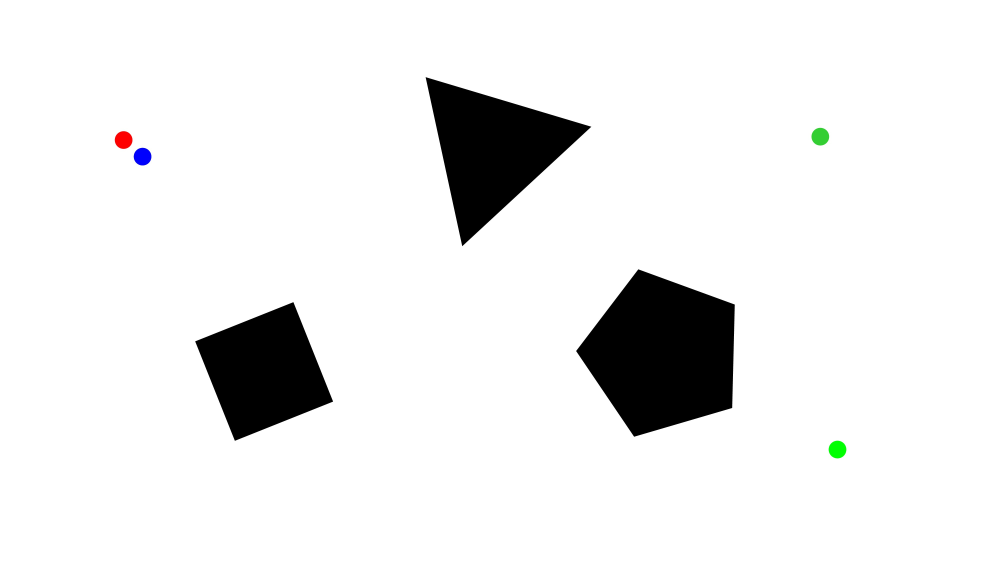
#> input picture image_project/Map.jpg, 4000 x 2250 px, given in place of the camera (shown at 1/4 size)
$ jupyter execute --allow-errors 'Projet BMR.ipynb'   (text cells are left out)
#> lines starting #> are read from the running program, lines starting #| are printed output that depends on the picture; after the words box and inside, x2 and y2 are one past the last pixel; in counts of white or black regions, pixels touching at a corner belong together
[cell 1]
import cv2
import numpy as np
import copy
import time              #127 frames in 18 sec : approximately 7 frames per second for vision
import os
import sys
import time
import serial
from matplotlib import animation
import numpy as np
from numpy.linalg import inv
from math import *
import numpy.ma as ma
from IPython.display import YouTubeVideo

# Adding the src folder in the current directory as it contains the script
# with the Thymio class
sys.path.insert(0, os.path.join(os.getcwd(), 'src'))
sys.path.insert(0, os.path.join(os.getcwd(), 'image_project'))

from Thymio import Thymio

#> (a cell that did not finish here is left out)

#> (a cell that did not finish here is left out)

[cell 4]
def vision():
    """ This function localizes every circle's centroid and every obstacle's corner """

    # Initialise the array that will contain several circle centroids to calculate the error between them.
    red_centroid_series = np.empty((0,2), float)
    green_centroid_series = np.empty((0,2), float)
    blue_centroid_series = np.empty((0,2), float)

    while(True):

        # Capture frame-by-frame
        ret, frame = cap.read()
#> frame is the input picture: shape (2250, 4000, 3); mean B, G, R 235.4, 235.4, 235.4

        ###########################################################################################
        # CORNERS DETECTION
        ###########################################################################################

        Map = frame.copy()

        # Harris Corner Detector
        gray = cv2.cvtColor(Map, cv2.COLOR_BGR2GRAY)
        gray = np.float32(gray)
        dst = cv2.cornerHarris(gray,5,3,0.04)
        ret, dst = cv2.threshold(dst,0.1*dst.max(),255,0)
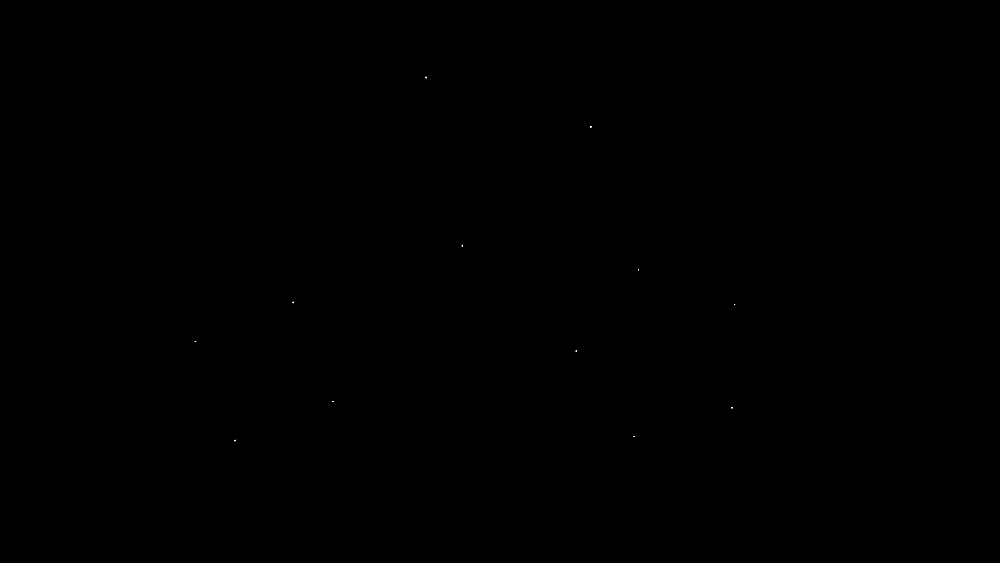
#> dst: shape (2250, 4000) float32 (shown at 1/4 size); 0% white; 12 white regions (9 under 20 px), largest, box (x1, y1, x2, y2) and area: (1701, 307, 1706, 313) 22, (2360, 505, 2366, 509) 20, (1847, 979, 1851, 986) 20
#> ret = 18904256
        dst = np.uint8(dst)
        ret, labels, stats, centroids = cv2.connectedComponentsWithStats(dst)
#> labels: shape (2250, 4000) int32; 13 distinct labels, from 0 to 12
#> ret = 13; stats = 13 rows, first 6: [0, 0, 4000, 2250, 8999796], [1701, 307, 5, 6, 22], [2360, 505, 6, 4, 20], [1847, 979, 4, 7, 20], [2552, 1076, 3, 5, 14], [1171, 1207, 4, 6, 19]; centroids = 13 rows, first 8: [1999.5, 1124.5], [1703.4, 309.5], [2362.7, 506.8], [1848.9, 982.5], [2553.1, 1077.9], [1172.5, 1209.4], [2937.7, 1218.1], [781.4, 1365.5]
        criteria = (cv2.TERM_CRITERIA_EPS + cv2.TERM_CRITERIA_MAX_ITER, 100, 0.001)
        corners  = cv2.cornerSubPix(gray,np.float32(centroids),(5,5),(-1,-1),criteria)
#> corners = 13 rows, first 8: [1999.5, 1124.5], [1702.1, 308.3], [2364.6, 506.5], [1848.6, 984.2], [2553, 1076.8], [1172.8, 1208.2], [2938.5, 1217.7], [780.2, 1365.3]

        # Here is a way to resolve a problem that happen when an image is mostly white and corners are very clear.
        # In this case, Harris Detector will wrongly take into account the image corners (0,0) (1280,0) (0,960) (1280,960).
        # So a wrong centroid (1280/2,960/2) will be added and has to be deleted.
        for c in range(len(corners)):
            if (corners[c,0] < 645) & (corners[c,0] > 635) & (corners[c,1] < 485) & (corners[c,1] > 475):
                corners = np.delete(corners,c,axis=0)
                break
#> this loop made 13 passes

        # Show all of the frame corners found and circle them.
        for c in corners:
            cv2.circle(Map,((int)(c[0]), (int)(c[1])),20,(0,0,255), 2)
#> this loop made 13 passes

        # We order the corners in the same configuration each time because we know how the map looks like.
        # In this manner, the global navigation will know which corner is which.
        ordered_corners = np.array([[0,0] for i in range(10)])

        # We have four different obstacles, so we will divide the corners in four different arrays.
        obst1 = np.empty((0,2), float)
        obst2 = np.empty((0,2), float)
        obst3 = np.empty((0,2), float)
        obst4 = np.empty((0,2), float)

        while(True):

            # We associate the corners to their obstacles by dividing the map in subspaces.
            for c in corners :
                if (c[0] >= 750) & (c[0] <= 1050) :
                    obst1 = np.append(obst1,  np.array([c]), axis=0)
                elif (c[0] <= 200) & (c[0] >= 0):
                    obst2 = np.append(obst2, np.array([c]), axis=0)
                elif (c[0] < 600) & (c[0] > 350) & (c[1] <= 960/2) & (c[1] >= 0):
                    obst3 = np.append(obst3, np.array([c]), axis=0)
                elif (c[0] < 600) & (c[0] > 350) & (c[1] > 960/2) & (c[1] <= 960):
                    obst4 = np.append(obst4, np.array([c]), axis=0)

            # Each obstacles should have four corners
            if (len(obst1) != 4) | (len(obst2) != 4) | (len(obst3) != 4) | (len(obst4) != 4):
                good_corners = False
                break

            # We then localize the corners of each obstacles by using the sum of the coordinates
            idx_max = np.argmax(np.sum(obst1, axis=1))
            idx_min = np.argmin(np.sum(obst1, axis=1))
            ordered_corners[8] = obst1[idx_max]
            ordered_corners[6] = obst1[idx_min]
            obst1 = np.delete(obst1,idx_max,axis=0)
            obst1 = np.delete(obst1,idx_min,axis=0)
            ordered_corners[9] = obst1[np.argmax(np.sum(obst1, axis=1))]
            ordered_corners[7] = obst1[np.argmin(np.sum(obst1, axis=1))]

            idx_max = np.argmax(np.sum(obst2, axis=1))
            idx_min = np.argmin(np.sum(obst2, axis=1))
            ordered_corners[1] = obst2[idx_max]
            obst2 = np.delete(obst2,idx_max,axis=0)
            obst2 = np.delete(obst2,idx_min,axis=0)
            ordered_corners[0] = obst2[np.argmin(np.sum(obst2, axis=1))]

            idx_max = np.argmax(np.sum(obst3, axis=1))
            idx_min = np.argmin(np.sum(obst3, axis=1))
            ordered_corners[3] = obst3[idx_max]
            obst3 = np.delete(obst3,idx_max,axis=0)
            obst3 = np.delete(obst3,idx_min,axis=0)
            ordered_corners[2] = obst3[np.argmax(np.sum(obst3, axis=1))]

            idx_max = np.argmax(np.sum(obst4, axis=1))
            idx_min = np.argmin(np.sum(obst4, axis=1))
            ordered_corners[4] = obst4[idx_min]
            obst4 = np.delete(obst4,idx_max,axis=0)
            obst4 = np.delete(obst4,idx_min,axis=0)
            ordered_corners[5] = obst4[np.argmin(np.sum(obst4, axis=1))]

            # Check if corners are well ordered. This loop will print the number of the corner directly on it.
            n = 0
            for c in ordered_corners:
                cv2.putText(Map, str(n), ((int)(c[0]), (int)(c[1])), cv2.FONT_HERSHEY_COMPLEX, 1, (0, 0, 255), 2, cv2.LINE_AA)
                n += 1

            good_corners = True
            break
#> after the loop, ordered_corners = [[0, 0], [0, 0], [0, 0], [0, 0], [0, 0], [0, 0], [0, 0], [0, 0], [0, 0], [0, 0]]


        #######################################################################################
        # COLORED CIRCLE DETECTION
        #######################################################################################

        # HSV is better to manage colors exposed to different luminosity for example
        hsv_frame  = cv2.cvtColor(frame, cv2.COLOR_BGR2HSV)
#> hsv_frame: shape (2250, 4000, 3); mean H, S, V 0.2, 0.4, 235.6

        # For each colored circle, we create a filter in the adequate range.
        # We then filter the frame and keep only the colors in the range.
        # We apply a median filter to reduce the noise and get uniform circles (whitout black holes in them)
        # Finally, we find the centroids by averaging the colored pixel in range.

        #GREEN
        low_green  = np.array([50, 60, 60])            # Range of green we want to filter
        high_green = np.array([70, 255, 255])
        green_mask = cv2.inRange(hsv_frame, low_green, high_green) # Mask only containing green in range
#> green_mask: shape (2250, 4000); 0.09% white; 2 white regions, box (x1, y1, x2, y2) and area: (3314, 1763, 3386, 1834) 4013, (3246, 511, 3317, 582) 3978
        median_g   = cv2.medianBlur(green_mask, 5)                 # Median filtered mask
#> median_g: shape (2250, 4000); 0.09% white; 2 white regions, box (x1, y1, x2, y2) and area: (3314, 1763, 3386, 1834) 4010, (3246, 511, 3317, 582) 3973
        green      = cv2.bitwise_and(frame, frame, mask=median_g)

        if median_g.any() == True:   # Check if we have at least one pixel in the green range we want
            green_coord    = cv2.findNonZero(median_g)                   #get all non zero values
#> green_coord = contour of 7983 points, box (x1, y1, x2, y2) (3246, 511, 3386, 1834), area 635
            green_centroid = np.mean(green_coord, axis = 0)
#> green_centroid = [[3315.3, 1174.9]]
            cv2.circle(Map,((int)(green_centroid[0][0]),(int)(green_centroid[0][1])),20,(255,0,0), 2)

        #RED
        low_red    = np.array([0, 75, 75])
        high_red   = np.array([10, 255, 255])
        red_mask1  = cv2.inRange(hsv_frame, low_red, high_red)
#> red_mask1: shape (2250, 4000); 0.04% white; 2 white regions (1 under 20 px), largest, box (x1, y1, x2, y2) and area: (459, 525, 530, 596) 3810

        # Range for upper range
        low_red   = np.array([170,75,75])
        high_red  = np.array([180,255,255])
        red_mask2 = cv2.inRange(hsv_frame,low_red,high_red)
#> red_mask2: shape (2250, 4000); 0% white in thin lines or dots, all inside (x1, y1, x2, y2) = (461, 526, 530, 596)

        # Generating the final mask to detect red color
        red_mask = red_mask1 + red_mask2
#> red_mask: shape (2250, 4000); 0.04% white; 1 white region, box (x1, y1, x2, y2) and area: (459, 525, 530, 596) 3969

        median_r = cv2.medianBlur(red_mask, 5)
        red      = cv2.bitwise_and(frame, frame, mask=median_r)


        if median_r.any() == True:
            red_coord    = cv2.findNonZero(median_r)                   #get all non zero values
#> red_coord = contour of 3969 points, box (x1, y1, x2, y2) (459, 525, 530, 596), area 108
            red_centroid = np.mean(red_coord, axis = 0)
#> red_centroid = [[494, 559.7]]
            cv2.circle(Map,((int)(red_centroid[0][0]),(int)(red_centroid[0][1])),20,(255,0,0), 2)


        #BLUE
        low_blue  = np.array([110,75,75])
        high_blue = np.array([130,255,255])
        blue_mask = cv2.inRange(hsv_frame, low_blue, high_blue)
#> blue_mask: shape (2250, 4000); 0.04% white; 1 white region, box (x1, y1, x2, y2) and area: (535, 591, 606, 662) 3959
        median_b  = cv2.medianBlur(blue_mask, 5)
#> median_b: shape (2250, 4000); 0.04% white; 1 white region, box (x1, y1, x2, y2) and area: (535, 591, 606, 662) 3955
        blue      = cv2.bitwise_and(frame, frame, mask=median_b)


        if median_b.any() == True:
            blue_coord    = cv2.findNonZero(median_b)                   #get all non zero values
#> blue_coord = contour of 3955 points, box (x1, y1, x2, y2) (535, 591, 606, 662), area 17
            blue_centroid = np.mean(blue_coord, axis = 0)
#> blue_centroid = [[569.8, 626.1]]
            cv2.circle(Map,((int)(blue_centroid[0][0]),(int)(blue_centroid[0][1])),20,(255,0,0), 2)


        #Add red green and blue
        red_green = cv2.add(red,green)
        rgb = cv2.add(red_green,blue)


        err_red   = 0
        err_green = 0
        err_blue  = 0

        err_max = 10
        min_centroid_nb = 10

        # This part verify that the circles are stable. It checks that we have several calculated centroids
        # in a row in a small range. It avoids wrong calculated centroids because of noise.
        if (good_corners == True) & ('red_centroid' in locals()) & ('green_centroid' in locals()) & ('blue_centroid' in locals()):
            red_centroid_series = np.append(red_centroid_series, red_centroid, axis=0)
            green_centroid_series = np.append(green_centroid_series, green_centroid, axis=0)
            blue_centroid_series = np.append(blue_centroid_series, blue_centroid, axis=0)

            lr = len(red_centroid_series)
            lg = len(green_centroid_series)
            lb = len(blue_centroid_series)

            # Calculate distance between the different calculated centroids (the error).
            for i in range(lr-1):
                for j in range(i,lr-1):
                    err_red = max(err_red,np.sqrt(np.sum(np.square(red_centroid_series[i,:]-red_centroid_series[j+1,:]))))

            for i in range(lg-1):
                for j in range(i,lg-1):
                    err_green = max(err_green,np.sqrt(np.sum(np.square(green_centroid_series[i,:]-green_centroid_series[j+1,:]))))

            for i in range(lb-1):
                for j in range(i,lb-1):
                    err_blue = max(err_blue,np.sqrt(np.sum(np.square(blue_centroid_series[i,:]-blue_centroid_series[j+1,:]))))

            # If the error is to big, we empty the arrays and have to count several centroids again.
            if (err_red > err_max) or (err_green > err_max) or (err_blue > err_max):
                red_centroid_series   = np.empty((0,2), float)
                green_centroid_series = np.empty((0,2), float)
                blue_centroid_series  = np.empty((0,2), float)

            # If we have many centroids calculated with distance between them in a small range, we can use the data.
            if (err_red < err_max) and (err_green < err_max) and (err_blue < err_max) and (lb > min_centroid_nb) and (lg > min_centroid_nb) and (lr > min_centroid_nb):

                # Layout is the array containing the center of the robot, its goal and the coordinates of the corners.
                layout = np.empty((0,2), float)

                layout = np.append(layout, [np.mean(red_centroid_series,axis=0)], axis=0)
                layout = np.append(layout, ordered_corners, axis=0)
                layout = np.append(layout, [np.mean(green_centroid_series,axis=0)], axis=0)

                layout = layout.tolist()

                # Blue_mean is the second point on the robot used to define robot's orientation.
                blue_mean = np.array([np.mean(blue_centroid_series,axis=0)])

                return layout,blue_mean

        ###########################################################################################

        #Show
        #cv2.imshow("rgb", rgb)              # Possibility to see superposed filtered circles

        cv2.putText(Map, 'Map Scan', (50, 50), cv2.FONT_HERSHEY_COMPLEX, 1, (255, 0, 0), 2, cv2.LINE_AA)

        cv2.imshow("Map", Map)

        #Waits for a user input to quit the application
        if cv2.waitKey(1) & 0xFF == ord("q"):
#> (key q is pressed here)
            break


$ run again, on image_project/path_correction.jpg
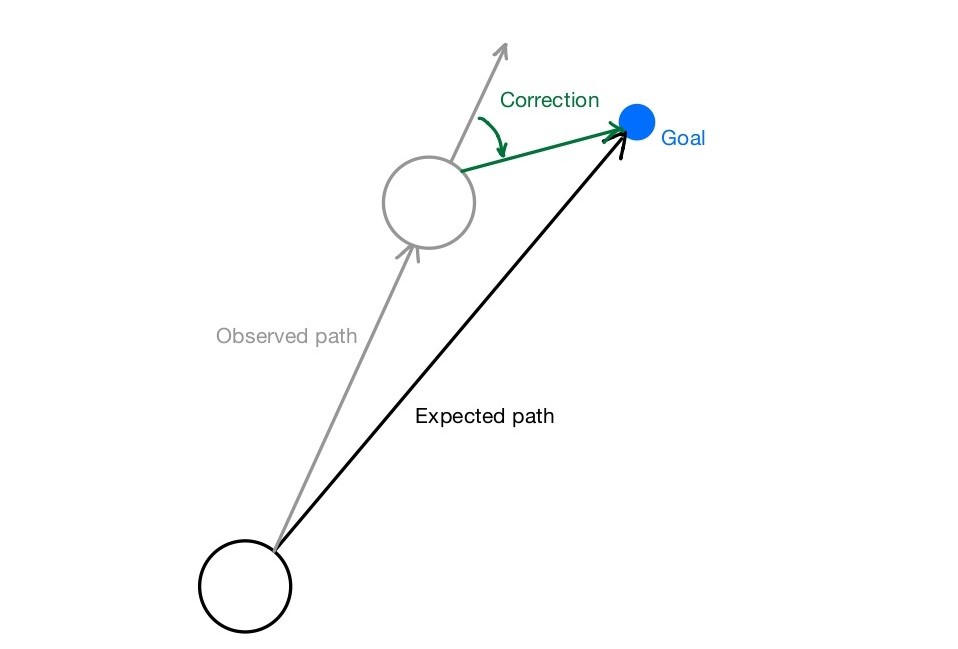
#> input picture image_project/path_correction.jpg, 958 x 649 px, given in place of the camera
#> in vision, frame is the input picture: shape (649, 958, 3); mean B, G, R 252.5, 252.3, 251.9
#> in vision, `ret, dst = cv2.threshold(dst,0.1*dst.max(),255,0)`:
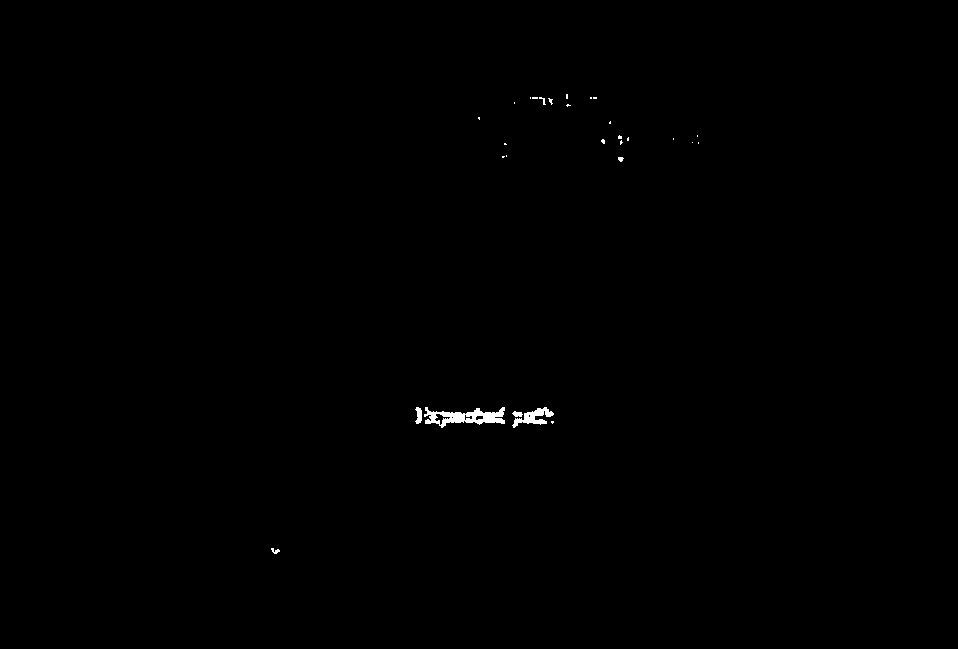
#> dst: shape (649, 958) float32; 0.25% white; 29 white regions (22 under 20 px), largest, box (x1, y1, x2, y2) and area: (424, 407, 505, 428) 825, (512, 407, 554, 428) 358, (415, 407, 422, 424) 84
#> in vision, `ret, dst = cv2.threshold(dst,0.1*dst.max(),255,0)`: ret = 32959155.2
#> labels: shape (649, 958) int32; 30 distinct labels, from 0 to 29
#> in vision, `ret, labels, stats, centroids = cv2.connectedComponentsWithStats(dst)`: ret = 30; stats = 30 rows, first 6: [0, 0, 958, 649, 620213], [566, 94, 2, 5, 10], [530, 97, 1, 2, 2], [532, 97, 6, 2, 12], [539, 97, 7, 8, 22], [590, 97, 2, 2, 4]; centroids = 30 pairs, first value 274.9 to 698, second value 96 to 550.5
#> corners = 30 pairs, first value 274.3 to 701.4, second value 95.16 to 551.6
#> the loop in vision, `for c in range(len(corners)):` made 30 passes
#> the loop in vision, `for c in corners:` made 30 passes
#> c on passes 1 to 8: [478.5, 323.9], [567.3, 95.16], [527.3, 99.51], [534.5, 97.5], [541.1, 97.37], [587.6, 99.73], [595.4, 95.54], [552.3, 100.5]
#> after the loop in vision, `for c in corners:`:
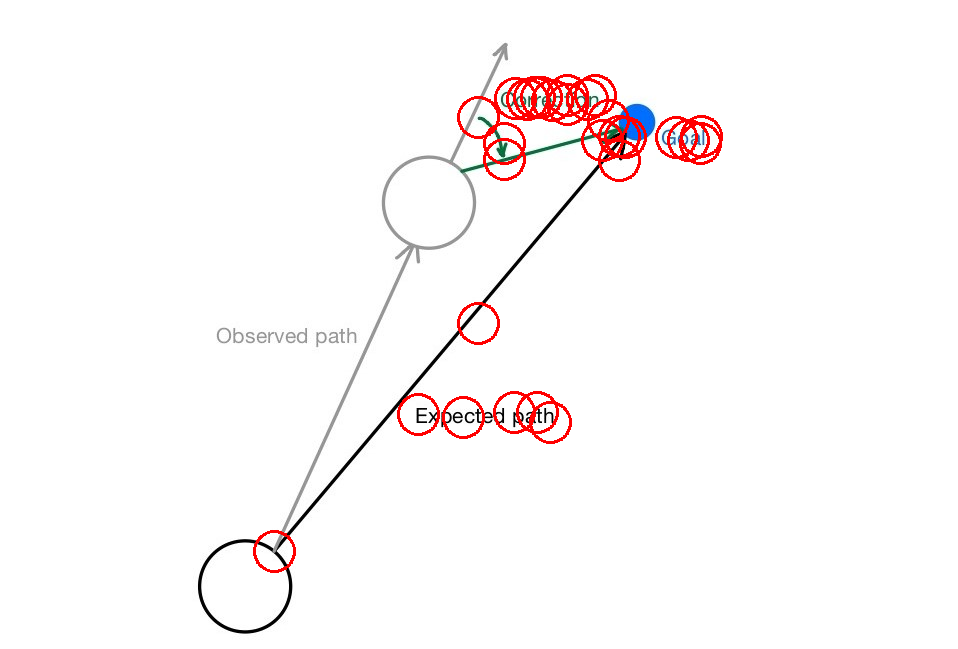
#> Map: shape (649, 958, 3); 1.54% of pixels changed, all inside (x1, y1, x2, y2) = (253, 74, 723, 573)
#> after the loop in vision, `while(True):`: ordered_corners = [[0, 0], [0, 0], [0, 0], [0, 0], [0, 0], [0, 0], [0, 0], [0, 0], [0, 0], [0, 0]]
#> hsv_frame: shape (649, 958, 3); mean H, S, V 1.8, 0.9, 252.6
#> green_mask: shape (649, 958); 0% white in thin lines or dots, all inside (x1, y1, x2, y2) = (617, 133, 618, 134)
#> median_g: shape (649, 958); every value is 0
#> green: shape (649, 958, 3); every value is 0
#> blue_mask: shape (649, 958); 0% white in thin lines or dots, all inside (x1, y1, x2, y2) = (626, 132, 627, 136)
